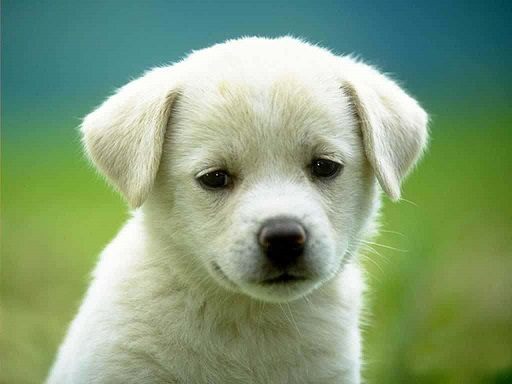
//> input picture x64/Debug/dog.jpg, 512 x 384 px
$ ./Source ../x64/Debug/dog.jpg   (built with g++ and OpenCV 4)
//> lines starting //> are read from the running program, lines starting //| are printed output that depends on the picture; after the words box and inside, x2 and y2 are one past the last pixel; in counts of white or black regions, pixels touching at a corner belong together

#include "cv.h"
#include "highgui.h"

int main(int argc, char* argv[]) {
	IplImage* img;

	//take the 2nd element of arguments given in argument array as image
	img = cvLoadImage(argv[1], CV_LOAD_IMAGE_COLOR);
//> img is the input picture: 384 rows x 512 cols, CV_8UC3; mean B, G, R 121.7, 157.4, 131.8

	//check given file is available or not
	if (!img) {

		printf("Could not load image file %s\n", argv[1]);

		return -1;
	}

	//assign image properties to defined variables
	int width = img->width;
//> width = 512
	int height = img->height;
//> height = 384
	int widthstep = img->widthStep;
//> widthstep = 1536
	int channels = img->nChannels;
//> channels = 3

	printf("Width: %d\n", width);
//| Width: 512
	printf("Height: %d\n", height);
//| Height: 384
	printf("Width Step: %d\n", widthstep);//how many steps to be jumped to next row how much data in one row
//| Width Step: 1536
	printf("No of channels: %d\n", channels);
//| No of channels: 3

	//going to access image data it is in uchar type
	uchar* data = (uchar*)img->imageData;

	int i = 100; //y axis
	int j = 100; //x axis

	//accessing one pixel
	int b = data[i * widthstep + j * channels];//for blue channel
//> b = 138
	int g = data[i * widthstep + j * channels + 1];//for green channel num2
//> g = 153
	int r = data[i * widthstep + j * channels + 2];//for red channel num3
//> r = 96

	printf("Blue: %d\n", b);
//| Blue: 138
	printf("Green: %d\n", g);
//| Green: 153
	printf("Red: %d\n", r);
//| Red: 96

	//try to convert to white color
	data[i * widthstep + j * channels] = 255;
//> img: 384 rows x 512 cols, CV_8UC3; 1 pixels changed, all inside (x1, y1, x2, y2) = (100, 100, 101, 101)
	data[i * widthstep + j * channels + 1] = 255;
//> img: 384 rows x 512 cols, CV_8UC3; mean B, G, R 121.7, 157.4, 131.8
	data[i * widthstep + j * channels + 2] = 255;
//> img: 384 rows x 512 cols, CV_8UC3; mean B, G, R 121.7, 157.4, 131.8


	//converting 100*100 area to black color
	for (int a = 0; a <= 100; a++) {
		for (int b = 0; b <= 100; b++) {
			data[a * widthstep + b * channels] = 0;
			data[a * widthstep + b * channels + 1] = 0;
			data[a * widthstep + b * channels + 2] = 0;
		}

	}
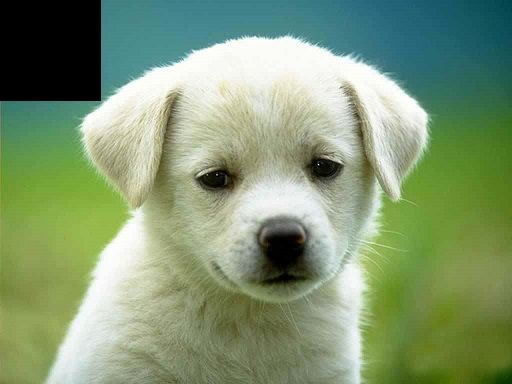
//> img: 384 rows x 512 cols, CV_8UC3; mean B, G, R 115.4, 151, 128.8

	//create image in same size as our input image
	//1 means 1 channel
	IplImage* gray = cvCreateImage(cvSize(width, height), IPL_DEPTH_8U, 1);
	//image data variable for newly created image
	uchar* graydata = (uchar*)gray->imageData;
	int grayWS = gray->widthStep;
//> grayWS = 512
	int grayCh = gray->nChannels;
//> grayCh = 1

	//converting into gray image mannually
	for (int a = 0; a < height; a++) {
		for (int b = 0; b < width; b++) {
			graydata[a * grayWS + b * grayCh] = data[a * widthstep + b * channels] * 0.1140 + data[a * widthstep + b * channels + 1] * 0.5870 + data[a * widthstep + b * channels + 2] * 0.2989;
		}
	}
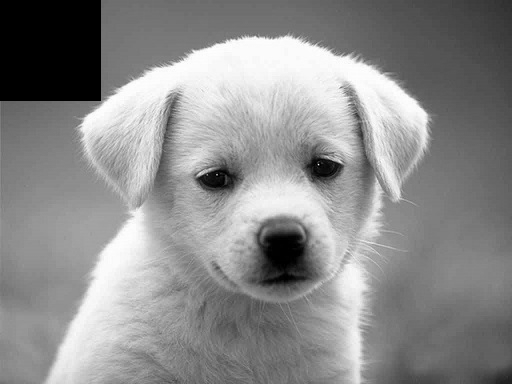
//> gray: 384 rows x 512 cols, CV_8UC1; min 0, max 254, mean 139.8


	//convert gray scale image into black and white image
	for (int a = 0; a < height; a++) {
		for (int b = 0; b < width; b++) {
			if (graydata[a * grayWS + b * grayCh] > 150)
				graydata[a * grayWS + b * grayCh] = 255;
			else
				graydata[a * grayWS + b * grayCh] = 0;
		}
	}
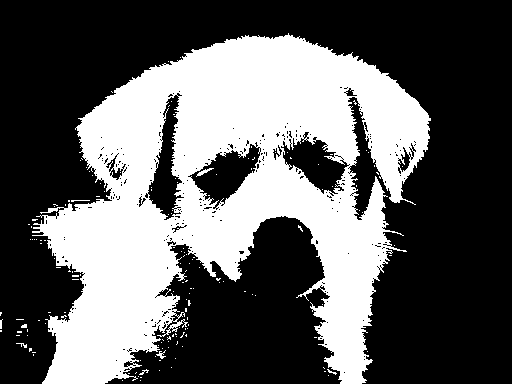
//> gray: 384 rows x 512 cols, CV_8UC1; 37.3% white; 156 white regions (148 under 20 px), largest, box (x1, y1, x2, y2) and area: (32, 33, 431, 384) 72784, (196, 168, 214, 177) 50, (156, 350, 166, 359) 36

	IplImage* invert = cvCreateImage(cvSize(width, height), IPL_DEPTH_8U, 3);
	uchar* dataI = (uchar*)invert->imageData;

	//convert BGR image into negative image (Invert BGR).
	for (int i = 0; i < height; i++) {
		for (int j = 0; j < width; j++) {
			dataI[i * widthstep + j * channels] = 255 - data[i * widthstep + j * channels];
			dataI[i * widthstep + j * channels + 1] = 255 - data[i * widthstep + j * channels + 1];
			dataI[i * widthstep + j * channels + 2] = 255 - data[i * widthstep + j * channels + 2];
		}
	}
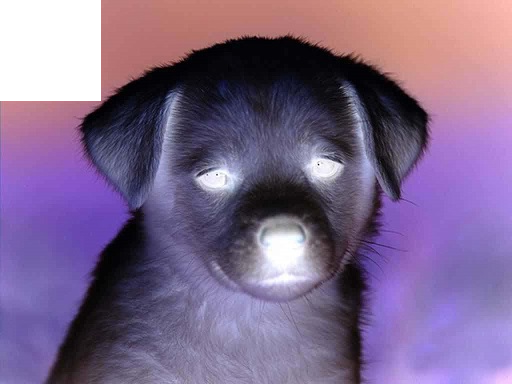
//> invert: 384 rows x 512 cols, CV_8UC3; mean B, G, R 139.6, 104, 126.2

	//creating blue,red,green images
	IplImage* blue = cvCreateImage(cvSize(width, height), IPL_DEPTH_8U, 3);
	IplImage* green = cvCreateImage(cvSize(width, height), IPL_DEPTH_8U, 3);
	IplImage* red = cvCreateImage(cvSize(width, height), IPL_DEPTH_8U, 3);

	uchar* dataB = (uchar*)blue->imageData;
	uchar* dataG = (uchar*)green->imageData;
	uchar* dataR = (uchar*)red->imageData;

	//converting color image to totally red,green,blue images
	for (int i = 0; i < height; i++) {
		for (int j = 0; j < width; j++) {
			dataB[i * widthstep + j * channels] = data[i * widthstep + j * channels];
			dataB[i * widthstep + j * channels + 1] = 0;
			dataB[i * widthstep + j * channels + 2] = 0;
			dataG[i * widthstep + j * channels] = 0;
			dataG[i * widthstep + j * channels + 1] = data[i * widthstep + j * channels + 1];
			dataG[i * widthstep + j * channels + 2] = 0;
			dataR[i * widthstep + j * channels] = 0;
			dataR[i * widthstep + j * channels + 1] = 0;
			dataR[i * widthstep + j * channels + 2] = data[i * widthstep + j * channels + 2];
		}
	}
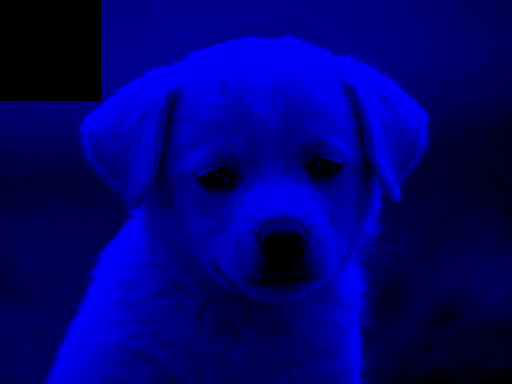
//> blue: 384 rows x 512 cols, CV_8UC3; mean B, G, R 115.4, 0, 0
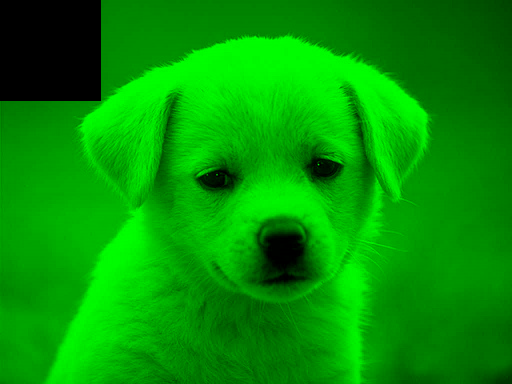
//> green: 384 rows x 512 cols, CV_8UC3; mean B, G, R 0, 151, 0
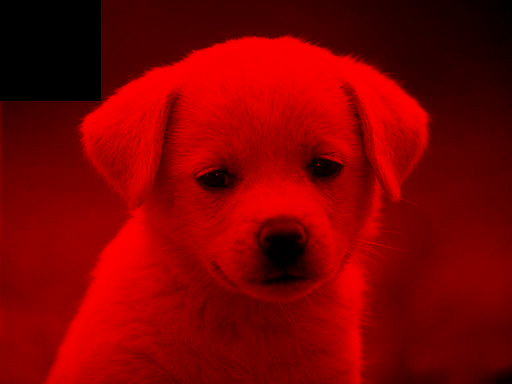
//> red: 384 rows x 512 cols, CV_8UC3; mean B, G, R 0, 0, 128.8

	//create image window
	cvNamedWindow("Image");
	//display image
	cvShowImage("Image", img);
	cvNamedWindow("Gray");
	cvShowImage("Gray", gray);
	cvNamedWindow("InvertImage");
	cvShowImage("InvertImage", invert);
	cvNamedWindow("Blue");
	cvShowImage("Blue", blue);
	cvNamedWindow("Green");
	cvShowImage("Green", green);
	cvNamedWindow("Red");
	cvShowImage("Red", red);
	cvWaitKey(0);
	cvDestroyAllWindows();

	return 0;

}
